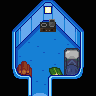

Below is a game level as drawn by its tile map, then a one-line description and the .tmx file that defines it, in full:
An orthogonal 6x6 tile map with 16x16 px tiles, 4 tile layers (Back, Buildings, Front, Paths), 2 tilesets and 6 objects (4x TileData).

<map version="1.10" tiledversion="1.11.0" orientation="orthogonal" renderorder="right-down" compressionlevel="0" width="6" height="6" tilewidth="16" tileheight="16" infinite="0" nextlayerid="23" nextobjectid="20">
 <properties>
  <property name="DayTiles" value="Buildings 2 0 13 Buildings 3 0 14" />
  <property name="NightTiles" value="Buildings 2 0 61 Buildings 3 0 66" />
  <property name="Outdoors" value="F" />
  <property name="Warp" value="2 6 Forest 88 85" />
 </properties>
 <tileset firstgid="1" name="townInterior_2" tilewidth="16" tileheight="16" tilecount="1312" columns="32">
  <image source=".townInterior_2.png" width="512" height="656" />
 </tileset>
 <tileset firstgid="1313" name="z_L0veRaven_Tent" tilewidth="16" tileheight="16" tilecount="1975" columns="25">
  <image source="z_L0veRaven_Tent.png" width="400" height="1264" />
  <tile id="39">
   <objectgroup draworder="index" id="7">
    <object id="16" x="4.98438" y="5">
     <polygon points="0.015625,0 -4.98438,0 -4.98438,-5 11.0156,-5 11.0156,11 10,11 10,9.98438 9.01563,10 9.01563,9 8.01563,9 8.01563,8.00781 7.01563,8.00781 7.01563,7.00781 6.00781,7.00781 6.01563,6.00781 5.01563,6.00781 5.01563,5.00781 4.01563,5.00781 4.01563,4 3.01563,4 3.01563,2.99219 2.01563,3 2.01563,2 1.00781,2 1.00781,1.00781 0.015625,1" />
    </object>
   </objectgroup>
  </tile>
  <tile id="65">
   <objectgroup draworder="index" id="2">
    <object id="1" x="-0.0625" y="-0.0625">
     <polygon points="0,0 0.0625,1.0625 15,16.0625 16.0625,16.0625 16.0625,0.0625" />
    </object>
   </objectgroup>
  </tile>
 </tileset>
 <layer id="1" name="Back" width="6" height="6">
  <data encoding="csv">
1324,1325,0,0,1328,1324,
1324,0,0,0,0,1324,
1324,0,1376,1377,0,1324,
1324,1400,1401,1402,1395,1324,
1324,1425,1426,1427,1420,1324,
1324,1450,1451,1452,1324,1324
</data>
 </layer>
 <layer id="2" name="Buildings" width="6" height="6">
  <data encoding="csv">
1324,0,1326,1327,0,1324,
0,1350,1393,1394,1353,0,
0,1375,0,0,1378,0,
1399,314,0,0,0,1404,
1424,346,0,119,0,1429,
1324,1450,0,1452,1324,1324
</data>
 </layer>
 <layer id="3" name="Front" width="6" height="6">
  <data encoding="csv">
0,0,0,0,0,0,
1349,0,0,0,0,1354,
1399,0,0,0,0,1404,
0,0,0,0,0,0,
0,1329,0,1449,1453,0,
0,0,0,0,0,0
</data>
 </layer>
 <layer id="4" name="Paths" width="6" height="6">
  <data encoding="csv">
0,0,0,0,0,0,
0,0,0,0,0,0,
0,0,0,0,0,0,
0,0,0,0,0,0,
0,0,0,0,0,0,
0,0,0,0,0,0
</data>
 </layer>
 <objectgroup id="5" name="Back" />
 <objectgroup id="6" name="Buildings">
  <object id="15" name="TileData" x="32" y="16" width="16" height="16">
   <properties>
    <property name="Action" value="Message &quot;L0veRavenRavenTentInside.2&quot;" />
   </properties>
  </object>
  <object id="16" name="TileData" x="48" y="16" width="16" height="16">
   <properties>
    <property name="Action" value="Message &quot;L0veRavenRavenTentInside.2&quot;" />
   </properties>
  </object>
  <object id="17" name="TileData" x="16" y="64" width="16" height="16">
   <properties>
    <property name="Action" value="Message &quot;L0veRavenRavenTentInside.3&quot;" />
   </properties>
  </object>
  <object id="19" name="TileData" x="48" y="64" width="16" height="16">
   <properties>
    <property name="Action" value="Message &quot;L0veRavenRavenTentInside.1&quot;" />
   </properties>
  </object>
 </objectgroup>
 <objectgroup id="7" name="Front" />
 <objectgroup id="8" name="Paths" />
</map>
